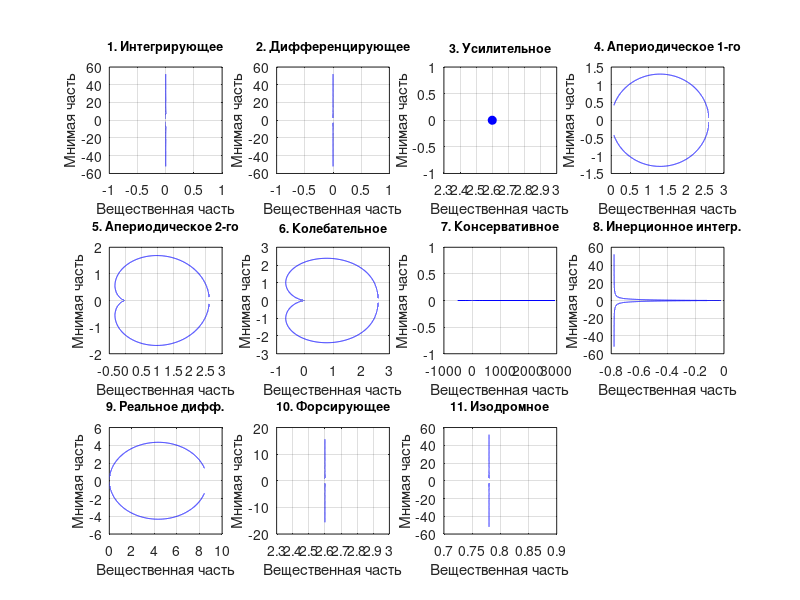

This chart was generated by the following MATLAB code: (Note: this script raises an error after producing the figure.)
clc;
clear;
close all;

s = tf('s');

K0 = 2.6;
T0 = 0.3;
T1_0 = 0.6;
T2_0 = 0.5;

% Для апериодического звена 2-го порядка 
T1_ap = 2*T2_0;

omega = logspace(-2, 2, 2000);
omegaN = logspace(log10(0.05), log10(20), 4000);

names = {
    'Интегрирующее';
    'Дифференцирующее';
    'Усилительное';
    'Апериодическое 1-го';
    'Апериодическое 2-го';
    'Колебательное';
    'Консервативное';
    'Инерционное интегр.';
    'Реальное дифф.';
    'Форсирующее';
    'Изодромное'};

W = cell(1, 11);
W{1}  = K0/s;
W{2}  = K0*s;
W{3}  = tf(K0);
W{4}  = K0/(T0*s + 1);
W{5}  = K0/(T2_0^2*s^2 + T1_ap*s + 1);
W{6}  = K0/(T2_0^2*s^2 + T1_0*s + 1);
W{7}  = K0/(T0*s^2 + 1); 
W{8}  = K0/(s*(T0*s + 1));
W{9}  = K0*s/(T0*s + 1);
W{10} = K0*(T0*s + 1);
W{11} = K0*(T0*s + 1)/s;

%% Построение АФЧХ всех типовых звеньев
figure('Name', 'АФЧХ всех звеньев', 'Position', [50 50 1450 850]);
for n = 1:length(W)
    [re, im] = nyquist(W{n}, omegaN);
    re = squeeze(re);
    im = squeeze(im);
    if n == 1 || n == 2
        re(:) = 0; 
    elseif n == 7
        re = K0./(1 - T0*omegaN(:).^2);
        im = zeros(size(re));
        j = find(omegaN > 1/sqrt(T0), 1, 'first');
        re(j) = NaN; 
    elseif n == 10
        re(:) = K0;
    elseif n == 11
        re(:) = K0*T0;  
        im = -K0./omegaN(:);
    end
    subplot(3, 4, n);
    if n == 3
        plot(K0, 0, 'bo', 'MarkerFaceColor', 'b');
    else
        plot(re, im, 'b', re, -im, 'b');
    end
    grid on;
    xlabel('Вещественная часть');
    ylabel('Мнимая часть');
    title(sprintf('%d. %s', n, names{n}), 'FontSize', 9);
end
sgtitle('АФЧХ типовых динамических звеньев');

%% Построение ЛАЧХ всех типовых звеньев
figure('Name', 'ЛАЧХ всех звеньев', 'Position', [70 70 1450 850]);
for n = 1:length(W)
    [mag, ~] = bode(W{n}, omega);
    subplot(3, 4, n);
    semilogx(omega, 20*log10(squeeze(mag)), 'b');
    grid on;
    xlabel('Частота, рад/с');
    ylabel('Уровень, дБ');
    title(sprintf('%d. %s', n, names{n}), 'FontSize', 9);
end
sgtitle('ЛАЧХ типовых динамических звеньев');

%% Построение ЛФЧХ всех типовых звеньев
figure('Name', 'ЛФЧХ всех звеньев', 'Position', [90 90 1450 850]);
for n = 1:length(W)
    [~, phase] = bode(W{n}, omega);
    subplot(3, 4, n);
    semilogx(omega, squeeze(phase), 'm');
    grid on;
    xlabel('Частота, рад/с');
    ylabel('Фазовый сдвиг, град');
    title(sprintf('%d. %s', n, names{n}), 'FontSize', 9);
end
sgtitle('ЛФЧХ типовых динамических звеньев');

%% Определяем влияние коэффициента K
K_values = [0.5 1 K0 4 5];
labelsK = cell(1, length(K_values));
for i = 1:length(K_values)
    labelsK{i} = sprintf('Коэффициент усиления = %.2f', K_values(i));
end

figure('Name', 'Влияние коэффициента усиления на ЛАЧХ', 'Position', [110 110 1450 850]);
for n = 1:length(W)
    WK = cell(1, length(K_values));
    subplot(3, 4, n);
    hold on;
    for i = 1:length(K_values)
        WK{i} = (K_values(i)/K0)*W{n};
        [mag, ~] = bode(WK{i}, omega);
        semilogx(omega, 20*log10(squeeze(mag)));
    end
    hold off;
    set(gca, 'XScale', 'log');
    grid on;
    xlabel('Частота, рад/с');
    ylabel('Уровень, дБ');
    title(sprintf('%d. %s', n, names{n}), 'FontSize', 9);
end
subplot(3, 4, 12);
hold on;
for i = 1:length(K_values)
    plot(nan, nan);
end
axis off;
legend(labelsK, 'Location', 'northwest');
sgtitle('Влияние коэффициента усиления на ЛАЧХ');

figure('Name', 'Влияние коэффициента усиления на ЛФЧХ', 'Position', [130 130 1450 850]);
for n = 1:length(W)
    subplot(3, 4, n);
    hold on;
    for i = 1:length(K_values)
        WK{i} = (K_values(i)/K0)*W{n};
        [~, phase] = bode(WK{i}, omega);
        semilogx(omega, squeeze(phase));
    end
    hold off;
    set(gca, 'XScale', 'log');
    grid on;
    xlabel('Частота, рад/с');
    ylabel('Фазовый сдвиг, град');
    title(sprintf('%d. %s', n, names{n}), 'FontSize', 9);
end
subplot(3, 4, 12);
hold on;
for i = 1:length(K_values)
    plot(nan, nan);
end
axis off;
legend(labelsK, 'Location', 'northwest');
sgtitle('Влияние коэффициента усиления на ЛФЧХ');

%% Определяем влияние постоянных времени T, T1 и T2
T_factors = [0.5 1 2 3 5];
T_values = T0*T_factors;
WT = cell(length(W), length(T_factors));
labelsT = cell(1, length(T_factors));

for i = 1:length(T_factors)
    a = T_factors(i);
    T = a*T0;
    T1 = a*T1_0;
    T2 = a*T2_0;
    T1a = a*T1_ap;
    WT{1, i}  = K0/s;
    WT{2, i}  = K0*s;
    WT{3, i}  = tf(K0);
    WT{4, i}  = K0/(T*s + 1);
    WT{5, i}  = K0/(T2^2*s^2 + T1a*s + 1);
    WT{6, i}  = K0/(T2^2*s^2 + T1*s + 1);
    WT{7, i}  = K0/(T*s^2 + 1);
    WT{8, i}  = K0/(s*(T*s + 1));
    WT{9, i}  = K0*s/(T*s + 1);
    WT{10, i} = K0*(T*s + 1);
    WT{11, i} = K0*(T*s + 1)/s;
    labelsT{i} = sprintf('Масштаб времени = %.1f', a);
end

figure('Name', 'Влияние постоянных времени на ЛАЧХ', 'Position', [150 150 1450 850]);
for n = 1:length(W)
    subplot(3, 4, n);
    hold on;
    for i = 1:length(T_factors)
        [mag, ~] = bode(WT{n, i}, omega);
        semilogx(omega, 20*log10(squeeze(mag)));
    end
    hold off;
    set(gca, 'XScale', 'log');
    grid on;
    xlabel('Частота, рад/с');
    ylabel('Уровень, дБ');
    title(sprintf('%d. %s', n, names{n}), 'FontSize', 9);
end
subplot(3, 4, 12);
hold on;
for i = 1:length(T_factors)
    plot(nan, nan);
end
axis off;
legend(labelsT, 'Location', 'northwest');
sgtitle('Влияние постоянных времени на ЛАЧХ');

figure('Name', 'Влияние постоянных времени на ЛФЧХ', 'Position', [170 170 1450 850]);
for n = 1:length(W)
    subplot(3, 4, n);
    hold on;
    for i = 1:length(T_factors)
        [~, phase] = bode(WT{n, i}, omega);
        semilogx(omega, squeeze(phase));
    end
    hold off;
    set(gca, 'XScale', 'log');
    grid on;
    xlabel('Частота, рад/с');
    ylabel('Фазовый сдвиг, град');
    title(sprintf('%d. %s', n, names{n}), 'FontSize', 9);
end
subplot(3, 4, 12);
hold on;
for i = 1:length(T_factors)
    plot(nan, nan);
end
axis off;
legend(labelsT, 'Location', 'northwest');
sgtitle('Влияние постоянных времени на ЛФЧХ');

%% Сравнение АФЧХ апериодического звена 
figure('Name', 'Влияние параметров на АФЧХ апериодического звена', ...
    'Position', [180 180 1200 500]);
subplot(1, 2, 1);
hold on;
for i = 1:length(K_values)
    WK_ap = K_values(i)/(T0*s + 1);
    [re, im] = nyquist(WK_ap, omegaN);
    h = plot(squeeze(re), squeeze(im));
    plot(squeeze(re), -squeeze(im), 'Color', h.Color, ...
        'HandleVisibility', 'off');
end
hold off;
grid on;
xlabel('Вещественная часть'); ylabel('Мнимая часть');
title('Изменение коэффициента усиления');
legend(labelsK, 'Location', 'best');

subplot(1, 2, 2);
hold on;
for i = 1:length(T_values)
    WT_ap = K0/(T_values(i)*s + 1);
    [re, im] = nyquist(WT_ap, omegaN);
    h = plot(squeeze(re), squeeze(im));
    plot(squeeze(re), -squeeze(im), 'Color', h.Color, ...
        'HandleVisibility', 'off');
end
hold off;
grid on;
xlabel('Вещественная часть'); ylabel('Мнимая часть');
title('Изменение постоянной времени');
legend(labelsT, 'Location', 'best');
sgtitle('Сравнение АФЧХ апериодического звена 1-го порядка');

%% Отдельное влияние T1 и T2 на звенья 2-го порядка
T1_ap_values = [1.0 1.2 1.5];
T2_ap_values = [0.3 0.4 T2_0];
T1_osc_values = [0.4 T1_0 0.8];
T2_osc_values = [0.4 T2_0 0.6];

for n = [5 6]
    if n == 5
        values1 = T1_ap_values;
        values2 = T2_ap_values;
        T1_base = T1_ap;
    else
        values1 = T1_osc_values;
        values2 = T2_osc_values;
        T1_base = T1_0;
    end

    W1 = cell(1, length(values1));
    W2 = cell(1, length(values2));
    labels1 = cell(1, length(values1));
    labels2 = cell(1, length(values2));
    for i = 1:length(values1)
        W1{i} = K0/(T2_0^2*s^2 + values1(i)*s + 1);
        W2{i} = K0/(values2(i)^2*s^2 + T1_base*s + 1);
        labels1{i} = sprintf('Первая постоянная = %.2f с', values1(i));
        labels2{i} = sprintf('Вторая постоянная = %.2f с', values2(i));
    end

    figure('Name', ['Влияние постоянных времени: ' names{n}], ...
        'Position', [190 190 1200 800]);
    for i = 1:length(values1)
        [mag, phase] = bode(W1{i}, omega);
        subplot(2, 2, 1);
        hold on;
        semilogx(omega, 20*log10(squeeze(mag)));
        subplot(2, 2, 2);
        hold on;
        semilogx(omega, squeeze(phase));
    end
    for i = 1:length(values2)
        [mag, phase] = bode(W2{i}, omega);
        subplot(2, 2, 3);
        hold on;
        semilogx(omega, 20*log10(squeeze(mag)));
        subplot(2, 2, 4);
        hold on;
        semilogx(omega, squeeze(phase));
    end
    for k = 1:4
        subplot(2, 2, k);
        hold off;
        set(gca, 'XScale', 'log');
        grid on;
        xlabel('Частота, рад/с');
        if k == 1 || k == 3
            ylabel('Уровень, дБ');
        else
            ylabel('Фазовый сдвиг, град');
        end
        if k <= 2
            legend(labels1, 'Location', 'best');
        else
            legend(labels2, 'Location', 'best');
        end
    end
    subplot(2, 2, 1); title('Первая постоянная времени: ЛАЧХ');
    subplot(2, 2, 2); title('Первая постоянная времени: ЛФЧХ');
    subplot(2, 2, 3); title('Вторая постоянная времени: ЛАЧХ');
    subplot(2, 2, 4); title('Вторая постоянная времени: ЛФЧХ');
    sgtitle(['Звено № ' num2str(n) ': ' names{n}]);
end
